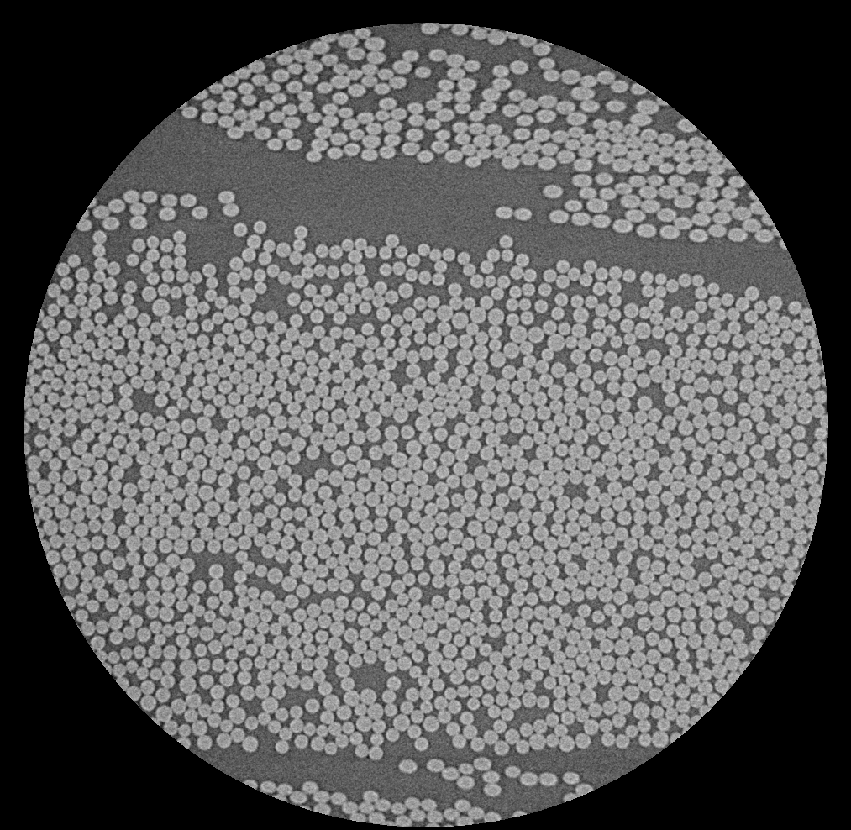
#> input picture week1/week1_data/fibres_xcth.png, 851 x 830 px, shrunk from 1013 x 988 before the run, found by its file name
$ python 1_1_Image_Convo.py
#> lines starting #> are read from the running program, lines starting #| are printed output that depends on the picture
import numpy as np
import matplotlib.pyplot as plt
import scipy.ndimage
import skimage.io


# =============================================================================
# HELPER FUNCTIONS
# =============================================================================

def create_gaussian_kernel(sigma, truncate=4):
    """
    Create a 1D Gaussian kernel, truncated at `truncate` * sigma
    and normalized so that all values sum to 1.

    Parameters
    ----------
    sigma : float
        Standard deviation of the Gaussian.
    truncate : float
        Number of standard deviations at which to truncate.

    Returns
    -------
    x : ndarray (1D)
        Integer positions from -radius to +radius.
    kernel : ndarray (1D)
        Normalized Gaussian kernel.
    """
    radius = int(np.ceil(sigma * truncate))
    x = np.arange(-radius, radius + 1)

    # Gaussian formula (eq 1.4), unnormalized first
    kernel = np.exp(-x**2 / (2 * sigma**2))

    # Normalize to sum=1 (better than analytic constant
    # because the kernel is truncated)
    kernel = kernel / kernel.sum()

    return x, kernel


def create_gaussian_derivative_kernel(sigma, truncate=4):
    """
    Create a 1D Gaussian derivative kernel using the analytic
    formula dg/dx = -(x / t) * g(x) where t = sigma^2 (eq 1.8).

    Built on the normalized Gaussian so that magnitudes are
    consistent with create_gaussian_kernel.

    Returns
    -------
    x : ndarray (1D)
        Integer positions.
    kernel : ndarray (1D)
        Gaussian derivative kernel (sums to ~0).
    """
    # Start from the normalized Gaussian
    x, g = create_gaussian_kernel(sigma, truncate)

    # Analytic derivative: multiply by -(x / t)
    t = sigma**2
    kernel = -(x / t) * g

    return x, kernel


# =============================================================================
# TASK 1: Create and visualize Gaussian kernels
# =============================================================================

print("=" * 60)
print("TASK 1: Create Gaussian Kernel")
print("=" * 60)

sigma = 4.5
x, g = create_gaussian_kernel(sigma)
x_d, g_d = create_gaussian_derivative_kernel(sigma)

# Sanity checks
print(f"  sigma           = {sigma}")
print(f"  kernel radius   = {len(x) // 2}")
print(f"  kernel sum      = {g.sum():.10f}  (expect 1.0)")
print(f"  deriv kernel sum= {g_d.sum():.10f}  (expect ~0.0)")
print()

# --- Plot Gaussian (Figure 1.4) ---
fig, axes = plt.subplots(1, 2, figsize=(12, 4))

axes[0].plot(x, g, "b-", linewidth=2)
axes[0].set_title(f"Gaussian (σ = {sigma})")
axes[0].set_xlabel("x")
axes[0].set_ylabel("g(x)")
axes[0].grid(True, alpha=0.3)

# --- Plot Gaussian derivative (Figure 1.5) ---
axes[1].plot(x_d, g_d, "r-", linewidth=2)
axes[1].axhline(0, color="k", linewidth=0.5)
axes[1].set_title(f"Gaussian derivative (σ = {sigma})")
axes[1].set_xlabel("x")
axes[1].set_ylabel("g'(x)")
axes[1].grid(True, alpha=0.3)

plt.tight_layout()
plt.show()
#> figure, not shown here; panel 1: curve peaks at x = 0, y = 0.0887; panel 2: curve peaks at x = -5, y = 0.0118


# =============================================================================
# LOAD TEST IMAGE
# =============================================================================

filename = "week1/week1_data/fibres_xcth.png"  # adjust path as needed
im = skimage.io.imread(filename).astype(float)
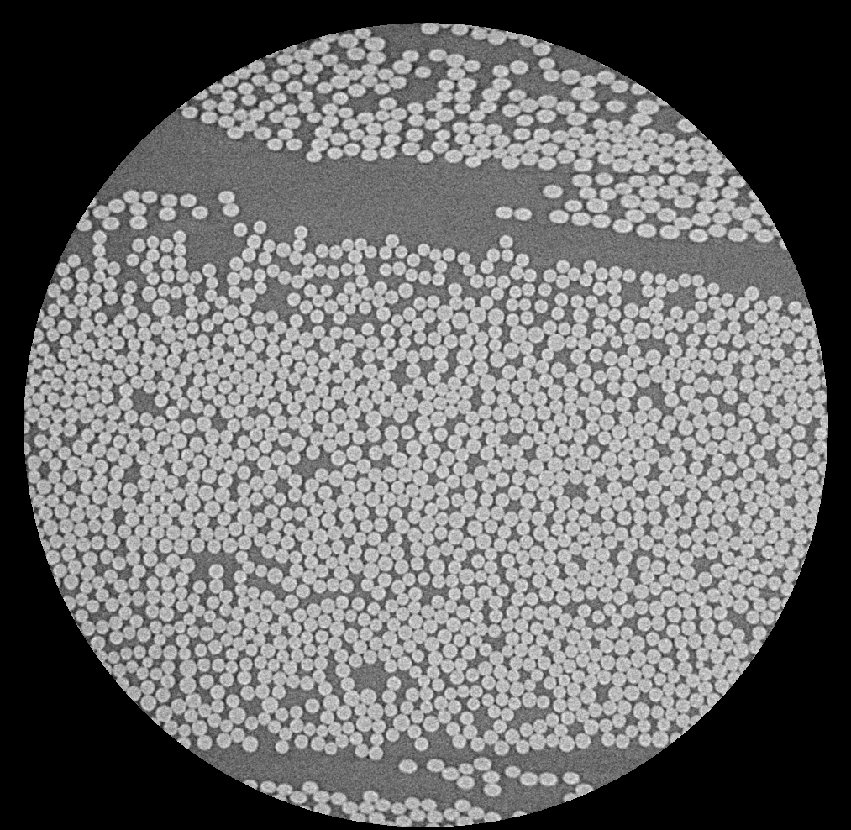
#> im: shape (830, 851) float64; min 0, max 56436, mean 24019.7; drawn with min black and max white

print(f"Image loaded: shape={im.shape}, dtype={im.dtype}")
#| Image loaded: shape=(830, 851), dtype=float64
print()


# =============================================================================
# TASK 2: Verify separability of the Gaussian
#
# Idea: convolving with one 2D kernel (outer product) should
#       give the same result as two sequential 1D convolutions.
# =============================================================================

print("=" * 60)
print("TASK 2: Verify Separability")
print("=" * 60)

_, g_1d = create_gaussian_kernel(sigma)

# --- Method A: single 2D kernel (outer product of 1D × 1D) ---
g_2d = np.outer(g_1d, g_1d)
result_2d = scipy.ndimage.convolve(im, g_2d, mode="nearest")
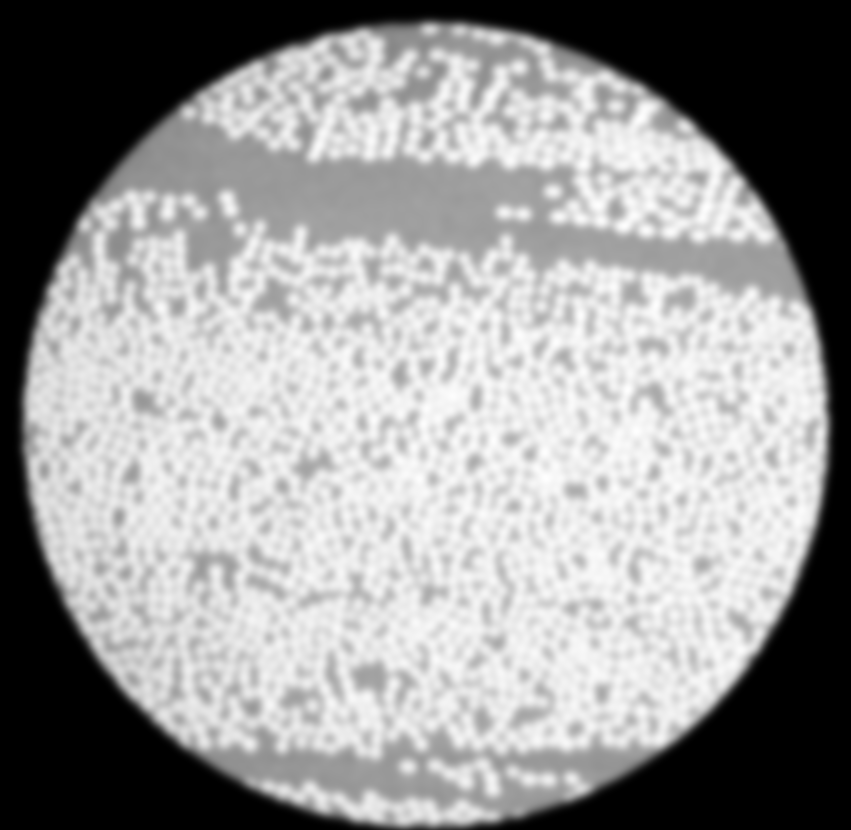
#> result_2d: shape (830, 851) float64; min 0, max 40243.9, mean 24017; drawn with min black and max white

# --- Method B: two 1D passes (horizontal then vertical) ---
result_sep = scipy.ndimage.convolve(
    im, g_1d.reshape(1, -1), mode="nearest"
)
result_sep = scipy.ndimage.convolve(
    result_sep, g_1d.reshape(-1, 1), mode="nearest"
)

# --- Compare ---
diff = result_2d - result_sep
print(f"  Mean |diff| = {np.mean(np.abs(diff)):.2e}")
#|   Mean |diff| = 2.35e-11
print(f"  Max  |diff| = {np.max(np.abs(diff)):.2e}")
#|   Max  |diff| = 2.26e-10
print("  (should be ~1e-10 or smaller — machine precision)")
print()

fig, axes = plt.subplots(1, 3, figsize=(15, 4))
axes[0].imshow(result_2d, cmap="gray")
axes[0].set_title("2D kernel")
axes[1].imshow(result_sep, cmap="gray")
axes[1].set_title("Separable (two 1D)")
im_d = axes[2].imshow(diff, cmap="bwr")
axes[2].set_title("Difference")
plt.colorbar(im_d, ax=axes[2])
for ax in axes:
    ax.axis("off")
plt.tight_layout()
plt.show()


# =============================================================================
# TASK 3: Verify derivative property (eq 1.7)
#
# d/dx (I * g) = I * (dg/dx)
#
# Method A: smooth with Gaussian, then finite-difference [0.5, 0, -0.5]
# Method B: convolve directly with the Gaussian derivative kernel
#
# We test in 1D (horizontal direction) as suggested.
# =============================================================================

print("=" * 60)
print("TASK 3: Verify Derivative Property")
print("=" * 60)

# Method A: smooth first, then approximate derivative
im_smooth = scipy.ndimage.convolve(
    im, g_1d.reshape(1, -1), mode="nearest"
)
deriv_fd = np.array([[0.5, 0, -0.5]])  # central finite difference
result_A = scipy.ndimage.convolve(im_smooth, deriv_fd, mode="nearest")
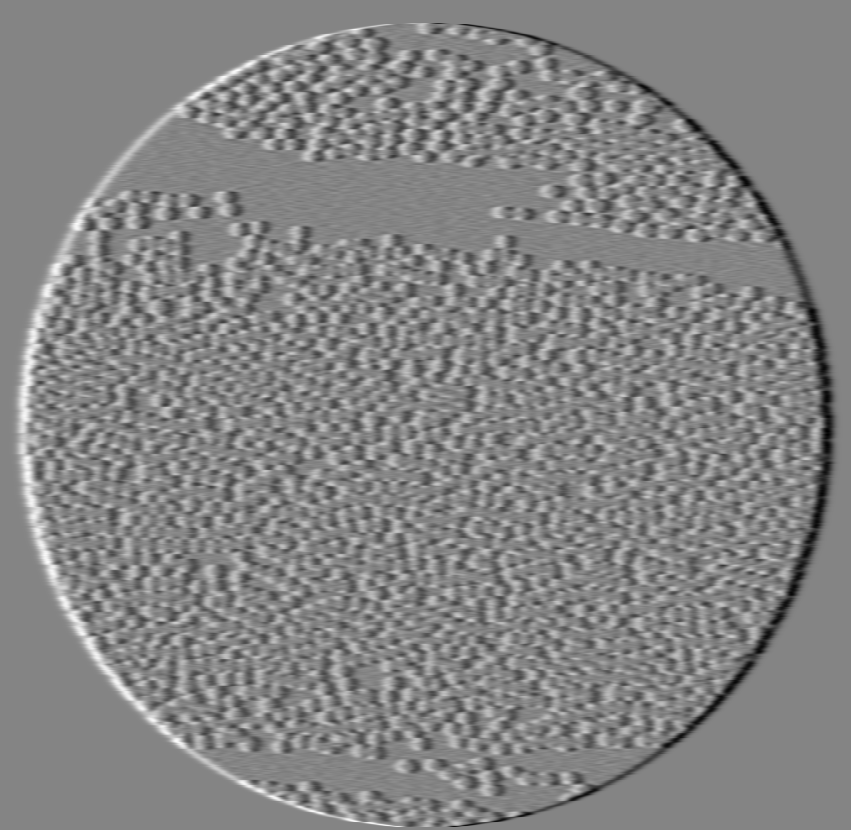
#> result_A: shape (830, 851) float64; min -4064.7, max 3758.8, mean 0; drawn with min black and max white

# Method B: convolve with Gaussian derivative directly
_, g_d = create_gaussian_derivative_kernel(sigma)
result_B = scipy.ndimage.convolve(
    im, g_d.reshape(1, -1), mode="nearest"
)

# Compare — expect small but non-zero difference because [0.5,0,-0.5]
# is only an approximation of the true derivative
diff = result_A - result_B
print(f"  Mean |diff| = {np.mean(np.abs(diff)):.2e}")
#|   Mean |diff| = 6.52e+00
print(f"  Max  |diff| = {np.max(np.abs(diff)):.2e}")
#|   Max  |diff| = 4.17e+01
print("  (small but not machine-zero — finite difference is approximate)")
print()

fig, axes = plt.subplots(1, 3, figsize=(15, 4))
axes[0].imshow(result_A, cmap="RdBu_r")
axes[0].set_title("Smooth → finite diff")
axes[1].imshow(result_B, cmap="RdBu_r")
axes[1].set_title("Gaussian derivative")
im_d = axes[2].imshow(diff, cmap="bwr")
axes[2].set_title("Difference")
plt.colorbar(im_d, ax=axes[2])
for ax in axes:
    ax.axis("off")
plt.tight_layout()
plt.show()


# =============================================================================
# TASK 4: Verify semi-group property (eq 1.6)
#
# g(t1+t2) * I  =  g(t1) * g(t2) * I
#
# Test: one convolution with t=20 vs. ten convolutions with t=2
# (10 × 2 = 20)
# =============================================================================

print("=" * 60)
print("TASK 4: Verify Semi-Group (Gaussian)")
print("=" * 60)

t_big = 20
t_small = 2

# --- Method A: single large Gaussian ---
_, g_big = create_gaussian_kernel(np.sqrt(t_big))
g_big_2d = np.outer(g_big, g_big)
result_A = scipy.ndimage.convolve(im, g_big_2d, mode="nearest")

# --- Method B: 10 sequential small Gaussians ---
_, g_small = create_gaussian_kernel(np.sqrt(t_small))
g_small_2d = np.outer(g_small, g_small)

result_B = im.copy()
for _ in range(10):
    result_B = scipy.ndimage.convolve(
        result_B, g_small_2d, mode="nearest"
    )
#> this loop made 10 passes
#> pass 1, `result_B = scipy.ndimage.convolve( result_B, g_small_2d, mode="nearest..`:
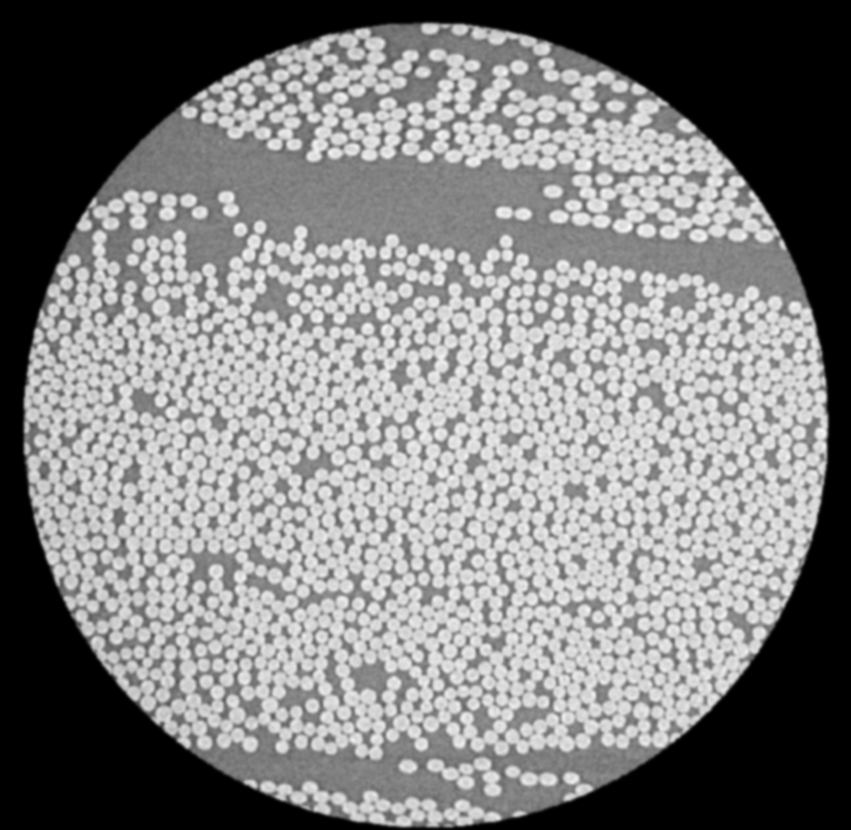
#> result_B: shape (830, 851) float64; min 0, max 48043.2, mean 24019.7; drawn with min black and max white

# Compare
diff = result_A - result_B
print(f"  t_big={t_big} (σ={np.sqrt(t_big):.3f})")
print(f"  t_small={t_small} (σ={np.sqrt(t_small):.3f}), 10 iterations")
print(f"  Mean |diff| = {np.mean(np.abs(diff)):.2e}")
#|   Mean |diff| = 2.09e+00
print(f"  Max  |diff| = {np.max(np.abs(diff)):.2e}")
#|   Max  |diff| = 6.29e+03
print()

fig, axes = plt.subplots(1, 3, figsize=(15, 4))
axes[0].imshow(result_A, cmap="gray")
axes[0].set_title(f"Single Gaussian (t={t_big})")
axes[1].imshow(result_B, cmap="gray")
axes[1].set_title(f"10× Gaussian (t={t_small})")
im_d = axes[2].imshow(diff, cmap="bwr")
axes[2].set_title("Difference")
plt.colorbar(im_d, ax=axes[2])
for ax in axes:
    ax.axis("off")
plt.tight_layout()
plt.show()


# =============================================================================
# TASK 5: Verify semi-group for Gaussian derivative (eq 1.9)
#
# dg/dx(t1+t2) * I  =  dg/dx(t1) * [ g(t2) * I ]
#
# Test: derivative at t=20 vs. smooth with t=10 then derivative at t=10
# =============================================================================

print("=" * 60)
print("TASK 5: Verify Semi-Group (Derivative)")
print("=" * 60)

t_total = 20
t_half = 10

# --- Method A: single large Gaussian derivative ---
_, gd_big = create_gaussian_derivative_kernel(np.sqrt(t_total))
result_A = scipy.ndimage.convolve(
    im, gd_big.reshape(1, -1), mode="nearest"
)

# --- Method B: smooth with g(t=10), then derivative with dg(t=10) ---
_, g_half = create_gaussian_kernel(np.sqrt(t_half))
_, gd_half = create_gaussian_derivative_kernel(np.sqrt(t_half))

im_smooth = scipy.ndimage.convolve(
    im, g_half.reshape(1, -1), mode="nearest"
)
result_B = scipy.ndimage.convolve(
    im_smooth, gd_half.reshape(1, -1), mode="nearest"
)

# Compare
diff = result_A - result_B
print(f"  Method A: Gaussian derivative at t={t_total}")
print(f"  Method B: Gaussian(t={t_half}) + derivative(t={t_half})")
print(f"  Mean |diff| = {np.mean(np.abs(diff)):.2e}")
#|   Mean |diff| = 1.14e-01
print(f"  Max  |diff| = {np.max(np.abs(diff)):.2e}")
#|   Max  |diff| = 8.51e-01
print()

fig, axes = plt.subplots(1, 3, figsize=(15, 4))
axes[0].imshow(result_A, cmap="RdBu_r")
axes[0].set_title(f"Gauss deriv (t={t_total})")
axes[1].imshow(result_B, cmap="RdBu_r")
axes[1].set_title(f"Smooth(t={t_half}) + deriv(t={t_half})")
im_d = axes[2].imshow(diff, cmap="bwr")
axes[2].set_title("Difference")
plt.colorbar(im_d, ax=axes[2])
for ax in axes:
    ax.axis("off")
plt.tight_layout()
plt.show()


# =============================================================================
# BONUS: Compare with scipy.ndimage.gaussian_filter
# =============================================================================

print("=" * 60)
print("BONUS: Comparison with scipy.ndimage.gaussian_filter")
print("=" * 60)

scipy_result = scipy.ndimage.gaussian_filter(
    im, sigma=sigma, truncate=4
)
our_result = scipy.ndimage.convolve(im, g_2d, mode="nearest")

diff = scipy_result - our_result
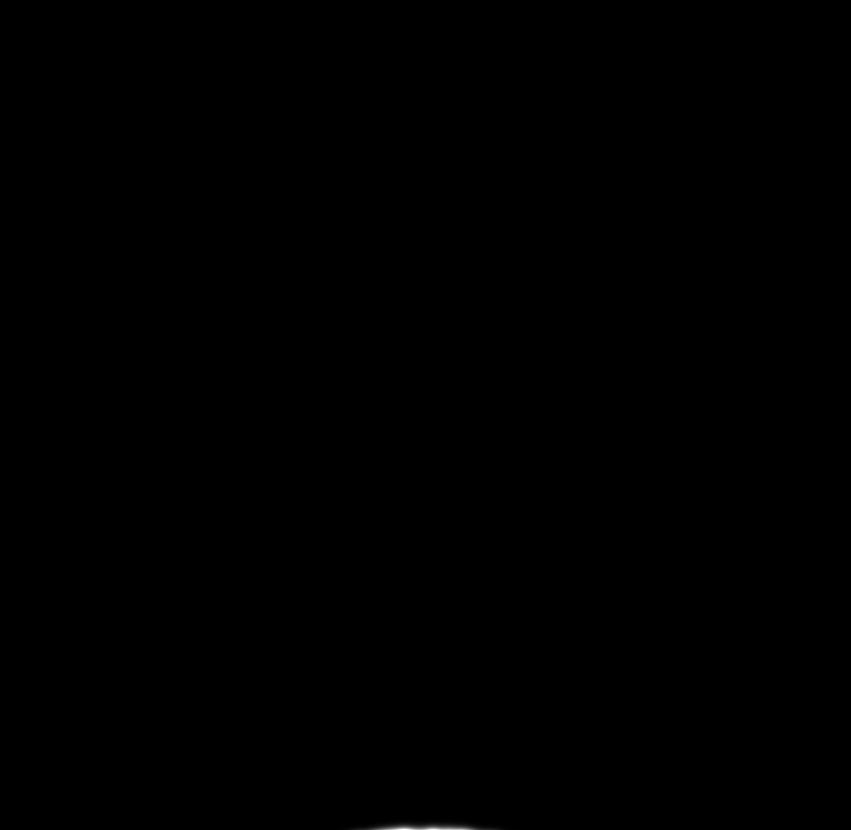
#> diff: shape (830, 851) float64; min -2.18e-10, max 8185.9, mean 2.7; drawn with min black and max white
print(f"  Mean |diff| = {np.mean(np.abs(diff)):.2e}")
#|   Mean |diff| = 2.71e+00
print(f"  Max  |diff| = {np.max(np.abs(diff)):.2e}")
#|   Max  |diff| = 8.19e+03
print()
print("Exercise 1.1.1 complete!")


# =============================================================================
# QUIZ: Reveal hidden number in noisy_number_2023.png
#
# The image contains a number hidden under high-frequency noise.
# A large Gaussian blur removes the noise (high frequency) while
# preserving the number (low frequency), making it visible.
# =============================================================================

print("=" * 60)
print("QUIZ: Appearing Number in noisy_number_2023.png")
print("=" * 60)

# Load the noisy image
im_noisy = skimage.io.imread("week1/week1_data/noisy_number_2023.png")
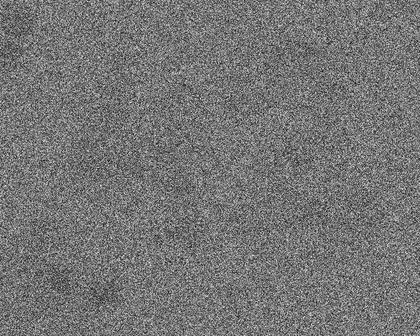
#> input picture week1/week1_data/noisy_number_2023.png, 420 x 336 px, shrunk from 500 x 400 before the run, found by its file name
#> im_noisy is the input picture: shape (336, 420); min 2, max 234, mean 117.2
im_noisy = im_noisy.astype(float)
print(f"Image shape: {im_noisy.shape}, dtype: {im_noisy.dtype}")
#| Image shape: (336, 420), dtype: float64

# Try several sigma values — the number becomes visible at large sigma
sigmas = [1, 3, 5, 10, 20, 30]

fig, axes = plt.subplots(2, 3, figsize=(15, 10))

for ax, s in zip(axes.flat, sigmas):
    # Build our own 1D Gaussian kernel (reusing our helper function)
    _, g_quiz = create_gaussian_kernel(s)

    # Apply separable 2D smoothing (horizontal then vertical)
    smoothed = scipy.ndimage.convolve(
        im_noisy, g_quiz.reshape(1, -1), mode="nearest"
    )
    smoothed = scipy.ndimage.convolve(
        smoothed, g_quiz.reshape(-1, 1), mode="nearest"
    )

    ax.imshow(smoothed, cmap="gray")
    ax.set_title(f"σ = {s}")
    ax.axis("off")

plt.suptitle(
    "Quiz: Smoothing noisy_number_2023.png to reveal hidden number",
    fontsize=14,
)
plt.tight_layout()
plt.show()
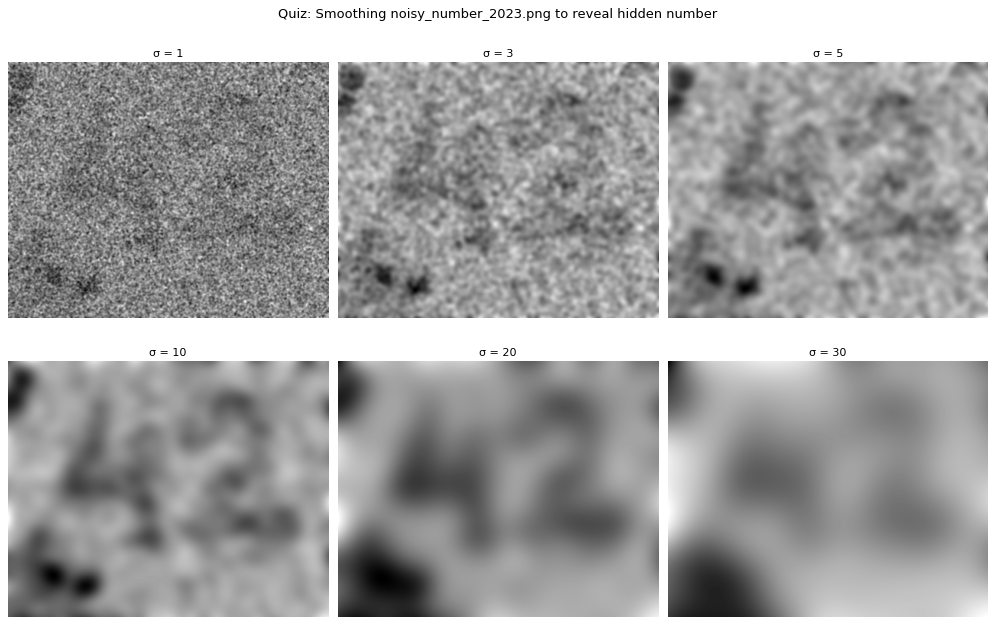
#> figure drawn by matplotlib, 6 panels
